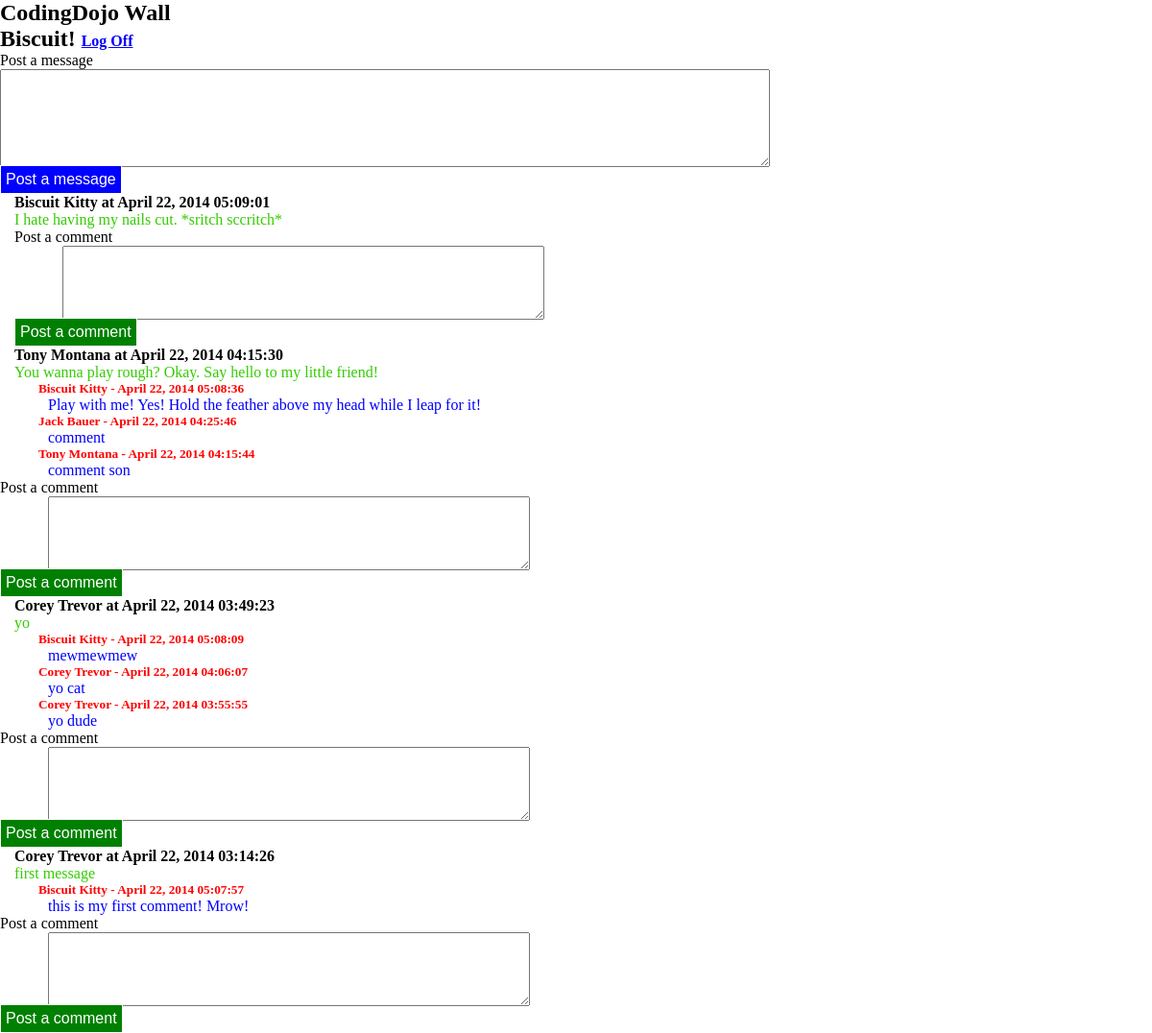
/success.php (signed in), run on the app's committed database.
### tables this page shows
CREATE TABLE IF NOT EXISTS `users` (
  `id` int(11) NOT NULL AUTO_INCREMENT,
  `first_name` varchar(255) DEFAULT NULL,
  `last_name` varchar(255) DEFAULT NULL,
  `email` varchar(255) DEFAULT NULL,
  `password` varchar(255) DEFAULT NULL,
  `created_at` datetime DEFAULT NULL,
  `updated_at` datetime DEFAULT NULL,
  PRIMARY KEY (`id`)
);

CREATE TABLE IF NOT EXISTS `messages` (
  `id` int(11) NOT NULL AUTO_INCREMENT,
  `message` text,
  `created_at` datetime DEFAULT NULL,
  `updated_at` datetime DEFAULT NULL,
  `user_id` int(11) NOT NULL,
  PRIMARY KEY (`id`),
  KEY `fk_messages_user_idx` (`user_id`)
);

CREATE TABLE IF NOT EXISTS `comments` (
  `id` int(11) NOT NULL AUTO_INCREMENT,
  `comment` text,
  `created_at` datetime DEFAULT NULL,
  `updated_at` datetime DEFAULT NULL,
  `user_id` int(11) NOT NULL,
  `message_id` int(11) NOT NULL,
  PRIMARY KEY (`id`),
  KEY `fk_comments_user1_idx` (`user_id`),
  KEY `fk_comments_message1_idx` (`message_id`)
);

### new_connection.php (called while the page is built, shortened)
<?php
$connection = new mysqli(DB_HOST, DB_USER, DB_PASS, DB_DATABASE);
function fetch_all($query)
{
	$data = array();
	global $connection;
	$result = $connection->query($query);
	if($result)
	{
		while($row = mysqli_fetch_assoc($result))
		{
			$data[] = $row;
		}
	}
	return $data;
}
function fetch_record($query)
{
	global $connection;
	$result = $connection->query($query);
	if($result)
	{
		return mysqli_fetch_assoc($result);
	}
}
?>

### success.php (the view, shortened to what this page needs)
<?php
require('new_connection.php');
?>
<!DOCTYPE HTML>
<html lang="en">
<head>
	<link rel="stylesheet" type="text/css" href="success_css.css">
</head>
<body>
	<div id="container">
		<div id="header">
			<h2>CodingDojo Wall<h2>
			<?php
			$user = fetch_record("SELECT * FROM users WHERE id = {$_SESSION['session_id']}");
			echo $user['first_name'] . "!  <a href='process.php'>Log Off</a></p>";
			 ?>
		</div>
		<div id="message-box">
			<p>Post a message</p>
			<form action="process.php" method="post">
				<div id="txt">
					<textarea name="message"></textarea>
				</div>
				<input id="message-post" type="submit" value="Post a message">
			</form>
		</div>
		<?php
			$messages = fetch_all("SELECT * FROM thewall.messages ORDER BY updated_at DESC");
			foreach ($messages as $message)
			{
				$phpdate = strtotime($message['created_at']);
				$date = date('F j, Y h:i:s', $phpdate);
				$name = fetch_record("SELECT * FROM users WHERE id = '{$message['user_id']}'");
				echo "<h4>" . $name['first_name'] . " " . $name['last_name'] . " at " . $date . "<div class='mb'><p class='messages'>" . $message['message'] . "</p></div>";
				$comments = fetch_all("SELECT * FROM thewall.comments WHERE message_id = {$message['id']} ORDER BY updated_at DESC");
				foreach ($comments as $comment)
				{
					$name = fetch_record("SELECT * FROM users WHERE id = '{$comment['user_id']}'");
					$phpdate = strtotime($comment['created_at']);
					$date = date('F j, Y h:i:s', $phpdate);
					echo "<h5>" . $name['first_name'] . " " . $name['last_name'] . " - " . $date . "</h5><p class='comments'>" . $comment['comment'] . "</p>";
				}
				echo "
						<div class='comment-box'>
							<p>Post a comment</p>
							<form action='process.php' method='post'>
							<input type='hidden' name='action' value='cmt'>
							<input type='hidden' name='userid' value= "  . $user['id'] . ">
							<input type='hidden' name='messageid' value = " . $message['id'] . ">
							<div class='comt'>
								<textarea rows='10' cols='100' name='comment'></textarea>
							</div>
							<input class='comment-post' type='submit' value='Post a comment'>
							</form>
						</div>
					";
			}
		?>
	</div>
</body>
</html>

### success_css.css (style rules this page uses)
* { margin: 0; padding: 0; }
p { font-weight: normal; }
#txt { height: 100px; width: 800px; }
textarea { height: 100px; width: 800px; }
h5 { margin-left: 40px; color: red; }
h4 { margin-left: 15px; }
.comments { color:blue; font-weight: normal; margin-left: 50px; }
a { font-size: 16px; color: blue; }
#message-post { background-color: blue; color: white; font-size: 16px; border: 1px solid white; padding: 5px; }
.comment-post { background-color: green; color: white; font-size: 16px; border: 1px solid white; padding: 5px; }
.messages { color: #33CC00; }
.comt textarea { height: inherit; width: inherit; }
.comt { margin-left: 50px; height: 75px; width: 500px; }

### data on the page
users: first_name "Biscuit"
messages: user.first_name "Biscuit", user.last_name "Kitty", created_at "April 22, 2014 05:09:01", message "I hate having my nails cut. *sritch sccritch*"
messages: user.first_name "Tony", user.last_name "Montana", created_at "April 22, 2014 04:15:30", message "You wanna play rough? Okay. Say hello to my little friend!"
comments: user.first_name "Biscuit", user.last_name "Kitty", created_at "April 22, 2014 05:08:36", comment "Play with me! Yes! Hold the feather above my head while I leap for it!"
comments: user.first_name "Jack", user.last_name "Bauer", created_at "April 22, 2014 04:25:46", comment "comment"
comments: user.first_name "Tony", user.last_name "Montana", created_at "April 22, 2014 04:15:44", comment "comment son"
messages: user.first_name "Corey", user.last_name "Trevor", created_at "April 22, 2014 03:49:23", message "yo"
comments: user.first_name "Biscuit", user.last_name "Kitty", created_at "April 22, 2014 05:08:09", comment "mewmewmew"
comments: user.first_name "Corey", user.last_name "Trevor", created_at "April 22, 2014 04:06:07", comment "yo cat"
comments: user.first_name "Corey", user.last_name "Trevor", created_at "April 22, 2014 03:55:55", comment "yo dude"
messages: user.first_name "Corey", user.last_name "Trevor", created_at "April 22, 2014 03:14:26", message "first message"
comments: user.first_name "Biscuit", user.last_name "Kitty", created_at "April 22, 2014 05:07:57", comment "this is my first comment! Mrow!"
